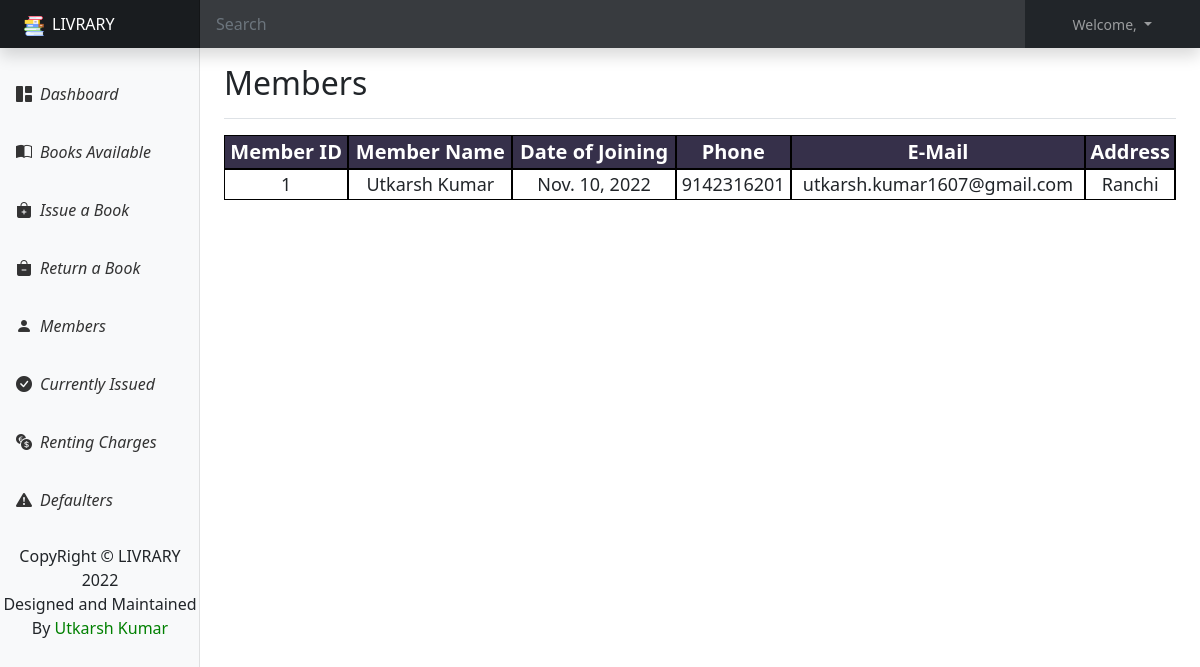
/members, run on an earlier commit of the app's database.
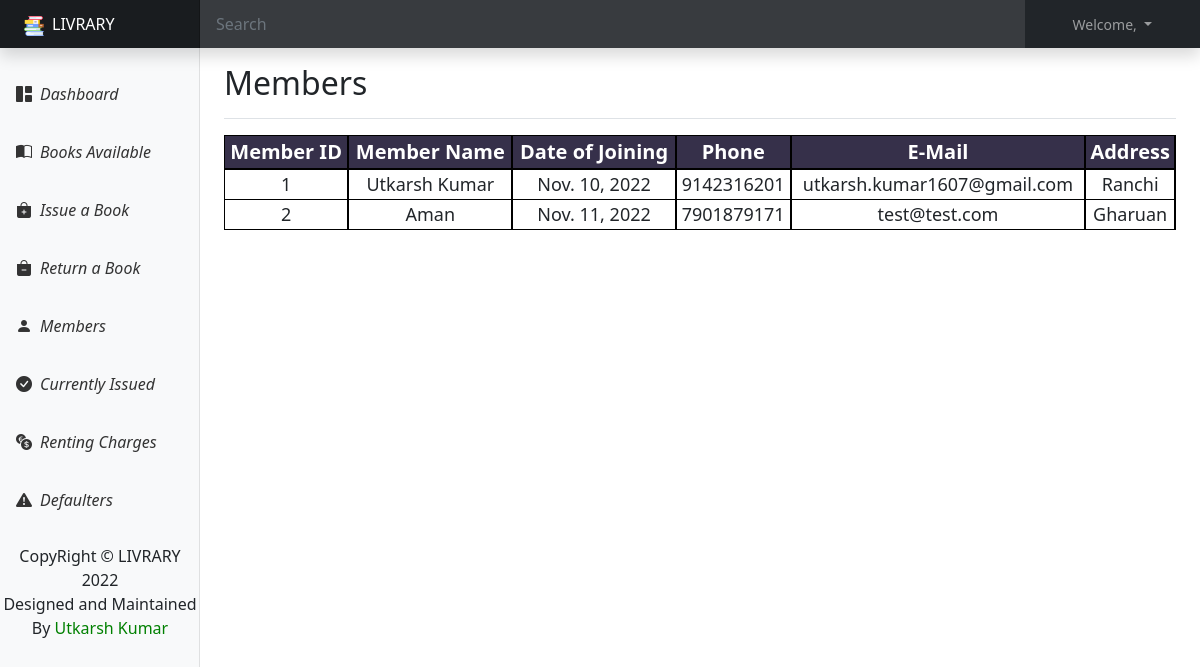
And on a later commit of the database.
### home/models.py (models this page shows, shortened)
class Members(models.Model):
    name = models.CharField(max_length=20)
    phno = models.CharField(max_length=20)
    email = models.CharField(max_length=40)
    doj = models.DateField()
    address = models.TextField()

### home/views.py (the view)
# urls.py: path("members",views.members, name="members"),
def members(request):
    context = {
        'data':list(Members.objects.values())
    }
    return render(request, "members.html", context)

### templates/members.html (shortened to what this page needs)
{% extends 'base.html' %}
{% block body %}
<main class="col-md-9 ms-sm-auto col-lg-10 px-md-4">
    <div
        class="d-flex justify-content-between flex-wrap flex-md-nowrap align-items-center pt-3 pb-2 mb-3 border-bottom">
        <h1 class="h2">Members</h1>
    </div>
    <div>
        <table className="table datatable text-center" style="width: 100%; font-size: 20px; border: 1px solid black; border-radius: 20px !important; outline: none;">
            <thead style="border-bottom: 2px solid black; color: white; background-color: #36304a;">
                <tr class="text-center" style="width: inherit;">
                    <th style="border-right: 2px solid black;" scope="col">Member ID</th>
                    <th style="border-right: 2px solid black;" scope="col">Member Name</th>
                    <th style="border-right: 2px solid black;" scope="col">Date of Joining</th>
                    <th style="border-right: 2px solid black;" scope="col">Phone</th>
                    <th style="border-right: 2px solid black;" scope="col">E-Mail</th>
                    <th style="border-right: 2px solid black;" scope="col">Address</th>
                </tr>
            </thead>
            <tbody>
                {% for i in data %}
                <tr class="text-center" style="font-size: 18px;">
                    <td style=" border-bottom: 1px solid black; border-right: 2px solid black;">{{i.id}}</td>
                    <td style=" border-bottom: 1px solid black; border-right: 2px solid black;">{{i.name}}</td>
                    <td style=" border-bottom: 1px solid black; border-right: 2px solid black;">{{i.doj}}</td>
                    <td style=" border-bottom: 1px solid black; border-right: 2px solid black;">{{i.phno}}</td>
                    <td style=" border-bottom: 1px solid black; border-right: 2px solid black;">{{i.email}}</td>
                    <td style=" border-bottom: 1px solid black; border-right: 2px solid black;">{{i.address}}</td>
                </tr>
                {% endfor %}
            </tbody>
        </table>
    </div>
</main>
{% endblock body %}

What changed in the data, as far as the page shows it:
added Members: id "2", name "Aman", doj "Nov. 11, 2022", phno "7901879171", email "test@test.com", address "Gharuan"
